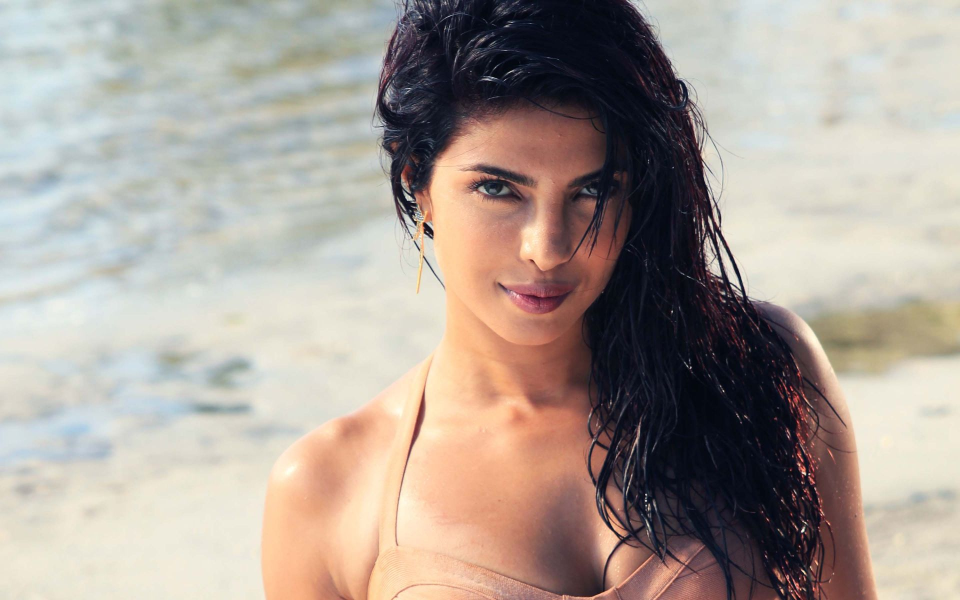
#> input picture FaceRecognition/trainingImages/0/p1.jpg, 1920 x 1200 px, found by its file name (shown at 1/2 size)
$ python tester.py
#> lines starting #> are read from the running program, lines starting #| are printed output that depends on the picture
### FaceRecognition/faceRecognition.py
import cv2
import os
import numpy as np

#This module contains all common functions that are called in tester.py file


#Given an image below function returns rectangle for face detected alongwith gray scale image
def faceDetection(test_img):
    gray_img=cv2.cvtColor(test_img,cv2.COLOR_BGR2GRAY)#convert color image to grayscale
    face_haar_cascade=cv2.CascadeClassifier('HaarCascade/haarcascade_frontalface_default.xml')#Load haar classifier
    faces=face_haar_cascade.detectMultiScale(gray_img,scaleFactor=1.32,minNeighbors=5)#detectMultiScale returns rectangles

    return faces,gray_img

#Given a directory below function returns part of gray_img which is face alongwith its label/ID
# [33 lines left out: functions labels_for_training_data, train_classifier, not called in this run]

#Below function draws bounding boxes around detected face in image
def draw_rect(test_img,face):
    (x,y,w,h)=face
    cv2.rectangle(test_img,(x,y),(x+w,y+h),(255,0,0),thickness=5)

#Below function writes name of person for detected label
def put_text(test_img,text,x,y):
    cv2.putText(test_img,text,(x,y),cv2.FONT_HERSHEY_DUPLEX,2,(255,0,0),4)

### FaceRecognition/tester.py
import cv2
import os
import numpy as np
import faceRecognition as fr


#This module takes images  stored in diskand performs face recognition
test_img=cv2.imread('TestImages/p1.jpg')#test_img path
#> test_img is the input picture: shape (1200, 1920, 3); mean B, G, R 151.9, 160.4, 171.3
faces_detected,gray_img=fr.faceDetection(test_img)
#> in faceDetection, `gray_img=cv2.cvtColor(test_img,cv2.COLOR_BGR2GRAY)#convert color image..`:
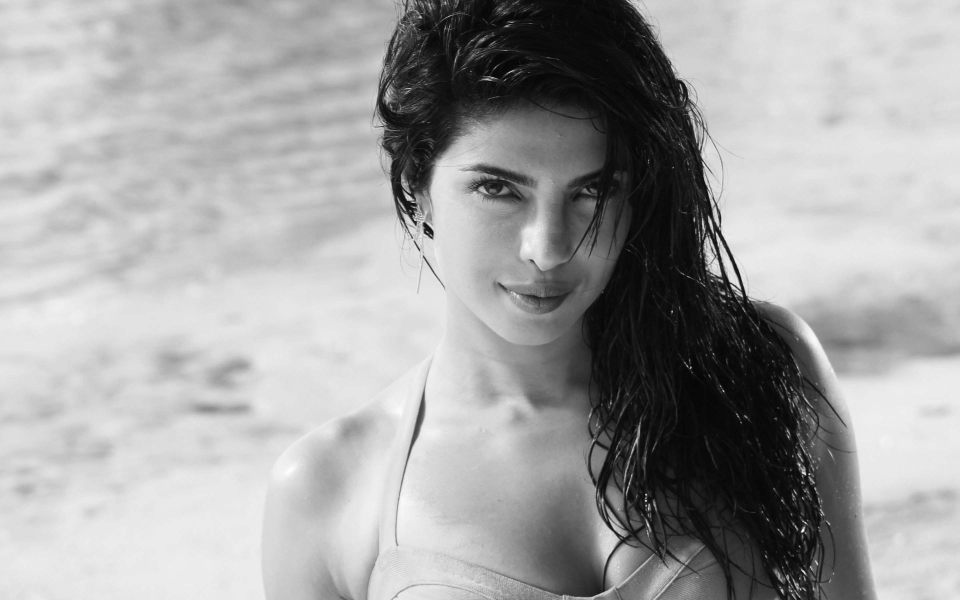
#> gray_img: shape (1200, 1920) (shown at 1/2 size); min 1, max 254, mean 162.7
#> in faceDetection, `faces=face_haar_cascade.detectMultiScale(gray_img,scaleFactor=1.32,min..`: faces = [[830, 206, 509, 509]]
#> faces_detected = [[830, 206, 509, 509]]
print("faces_detected:",faces_detected)
#| faces_detected: [[830 206 509 509]]


#Comment belows lines when running this program second time.Since it saves training.yml file in directory
# faces,faceID=fr.labels_for_training_data('trainingImages')
# face_recognizer=fr.train_classifier(faces,faceID)
# face_recognizer.write('trainingData.yml')


#Uncomment below line for subsequent runs
face_recognizer=cv2.face.LBPHFaceRecognizer_create()
#> (the run stopped early here; a loop or call above may not have finished)

$ run again, with FaceRecognition/trainingImages/0/p10.jpg copied over FaceRecognition/trainingImages/0/p1.jpg
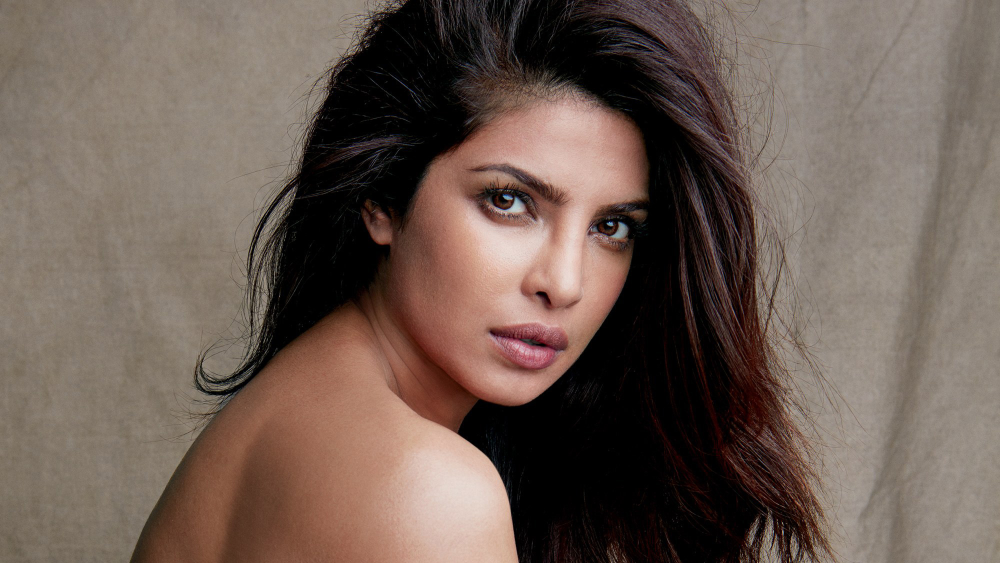
#> input picture FaceRecognition/trainingImages/0/p10.jpg, 2000 x 1126 px, found by its file name (shown at 1/2 size)
#> test_img is the input picture: shape (1126, 2000, 3); mean B, G, R 83.5, 92.8, 109.6
#> in faceDetection, `gray_img=cv2.cvtColor(test_img,cv2.COLOR_BGR2GRAY)#convert color image..`:
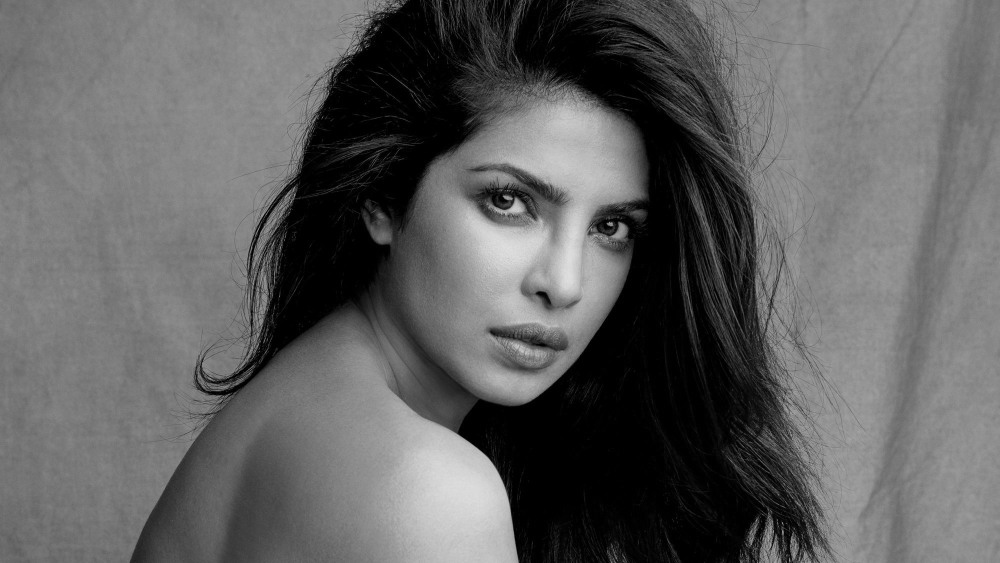
#> gray_img: shape (1126, 2000) (shown at 1/2 size); min 0, max 226, mean 96.8
#> faces = [[822, 199, 579, 579]]
#| faces_detected: [[822 199 579 579]]

$ run again, with FaceRecognition/trainingImages/0/p3.jpg copied over FaceRecognition/trainingImages/0/p1.jpg
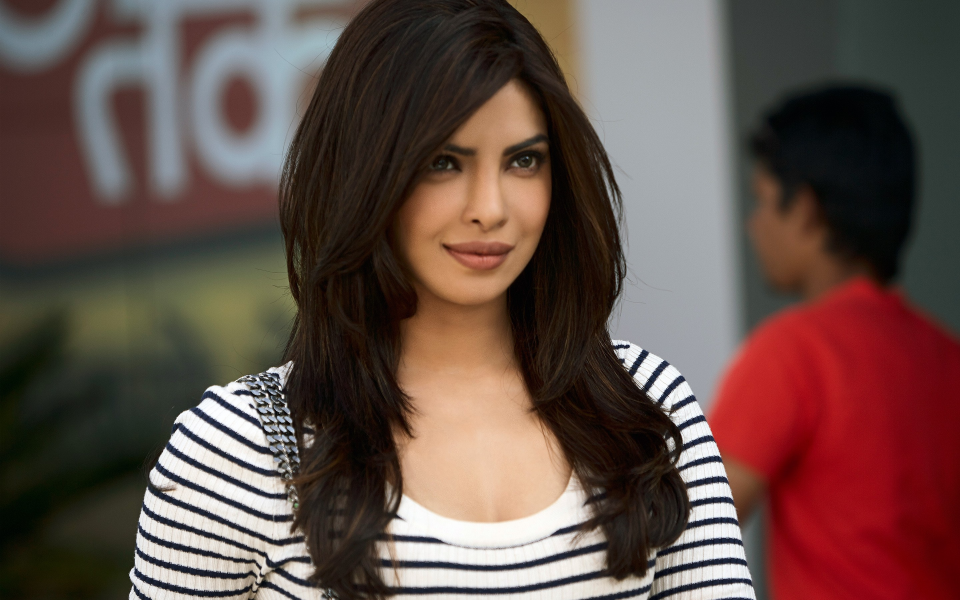
#> input picture FaceRecognition/trainingImages/0/p3.jpg, 2880 x 1800 px, found by its file name (shown at 1/3 size)
#> test_img is the input picture: shape (1800, 2880, 3); mean B, G, R 72.2, 78.5, 100.3
#> in faceDetection, `gray_img=cv2.cvtColor(test_img,cv2.COLOR_BGR2GRAY)#convert color image..`:
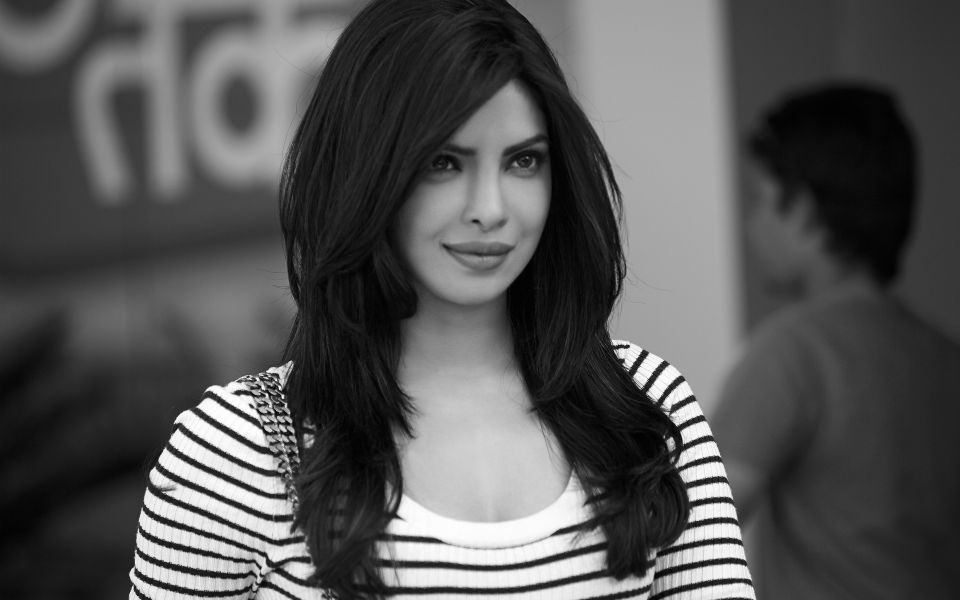
#> gray_img: shape (1800, 2880) (shown at 1/3 size); min 0, max 255, mean 84.3
#> faces = [[1176, 295, 560, 560]]
#| faces_detected: [[1176  295  560  560]]

$ run again, with FaceRecognition/trainingImages/0/p4.jpg copied over FaceRecognition/trainingImages/0/p1.jpg
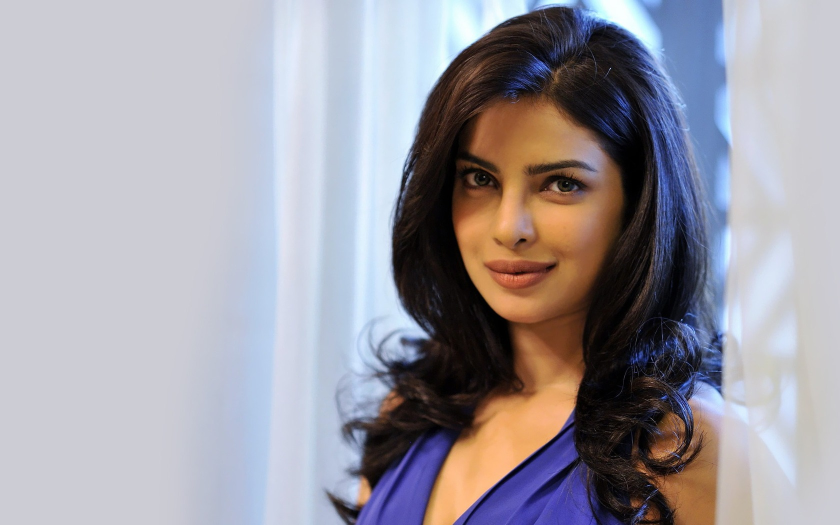
#> input picture FaceRecognition/trainingImages/0/p4.jpg, 1680 x 1050 px, found by its file name (shown at 1/2 size)
#> test_img is the input picture: shape (1050, 1680, 3); mean B, G, R 163.7, 155.1, 157.8
#> in faceDetection, `gray_img=cv2.cvtColor(test_img,cv2.COLOR_BGR2GRAY)#convert color image..`:
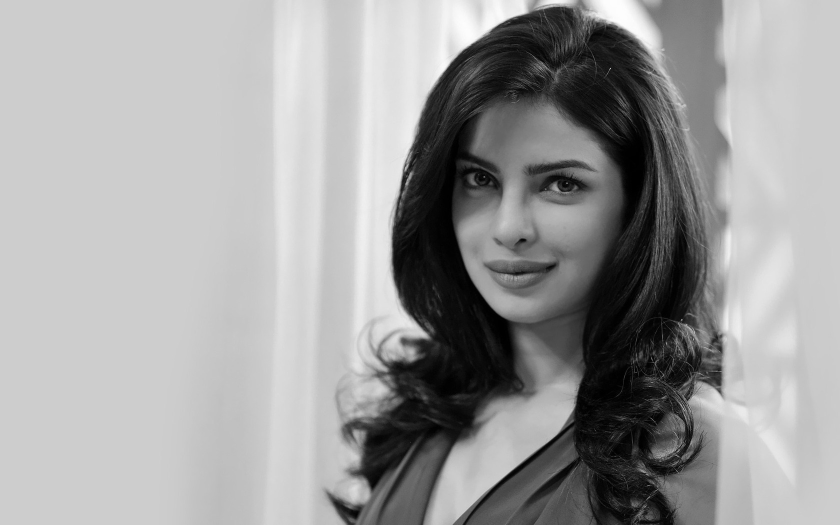
#> gray_img: shape (1050, 1680) (shown at 1/2 size); min 0, max 254, mean 156.9
#> faces = [[844, 214, 427, 427]]
#| faces_detected: [[844 214 427 427]]
